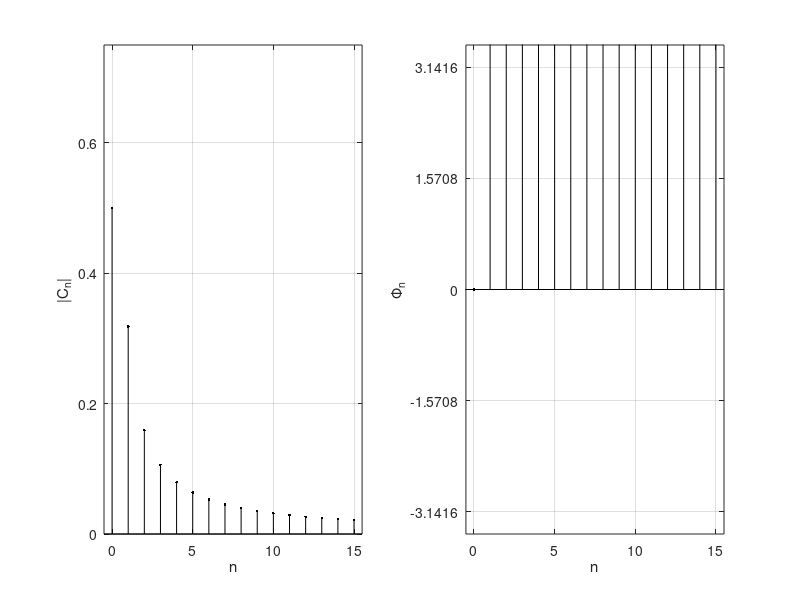

This figure's MATLAB source:
n = 1:15; 

% vvv only values to change vvv
an = 0.*n; 
bn = (-1./(n.*pi)); c0 = 1/2;

cn = [c0, sqrt(an.^2+bn.^2)];
phin = [atand(0), atan2d(-bn,an)];
n = [0,n];

subplot(121); stem(n,cn,'k.'); xlabel('n'); ylabel('|C_n|');
axis([-0.5, 15.5, 0, 0.75]); grid on
subplot(122); stem(n,phin,'k.'); xlabel('n'); ylabel('\Phi_n');
axis([-0.5, 15.5, -1.1*pi, 1.1*pi]); grid on; set(gca,'ytick',-pi:pi/2:pi)
